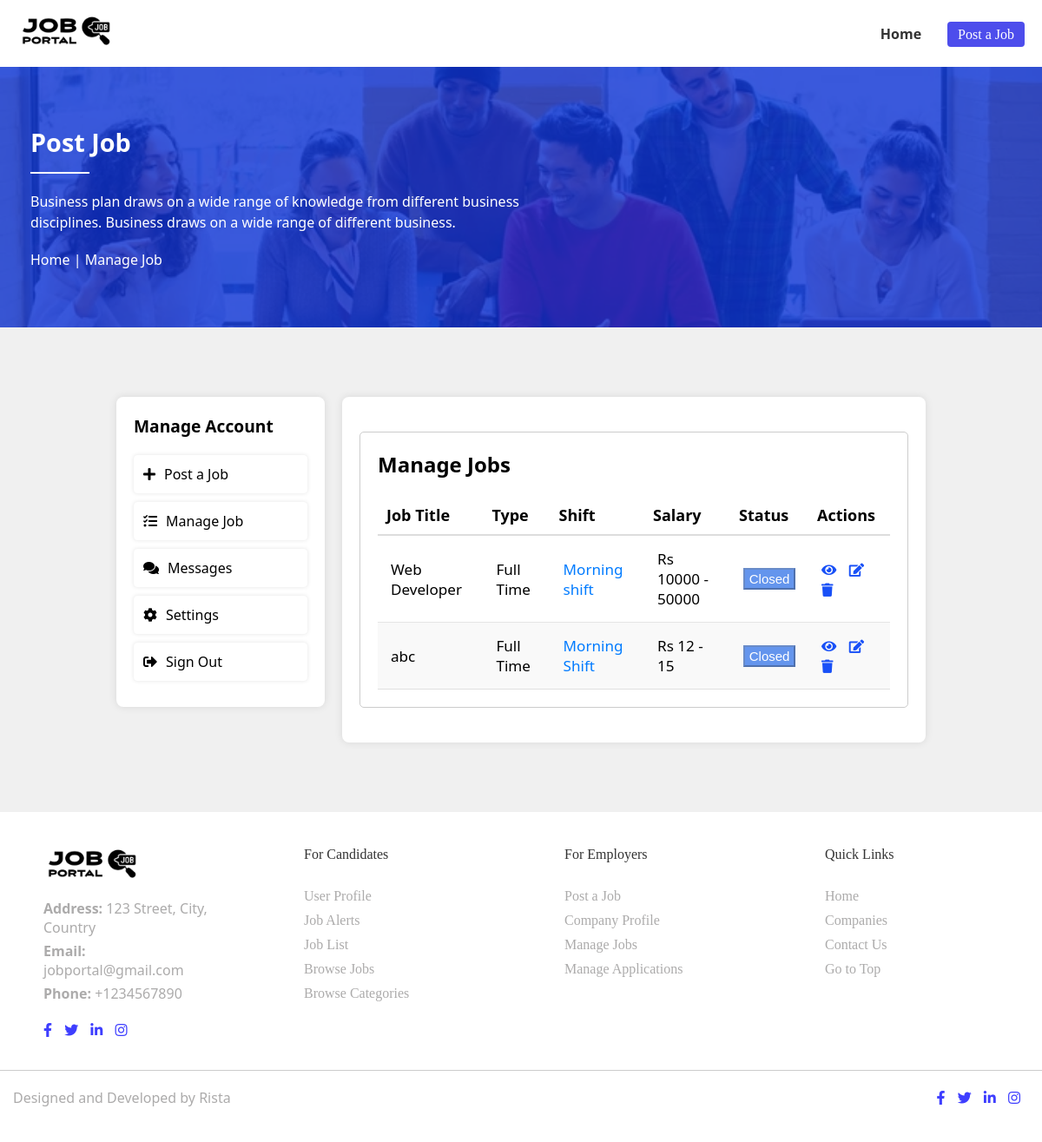
Page /company/managejob.php (signed in) on the committed database.
### tables this page shows
CREATE TABLE `jobs` (
  `id` int(11) NOT NULL,
  `title` varchar(20) NOT NULL,
  `city` varchar(256) NOT NULL,
  `company_name` varchar(20) NOT NULL,
  `type` varchar(20) NOT NULL,
  `category` varchar(20) NOT NULL,
  `gender` varchar(20) NOT NULL,
  `job_vacancy` int(11) NOT NULL,
  `salary_from` int(11) NOT NULL,
  `salary_to` int(11) NOT NULL,
  `shift` varchar(20) NOT NULL,
  `posted_date` date NOT NULL,
  `expiry_date` date NOT NULL,
  `career_level` varchar(20) NOT NULL,
  `salary_period` varchar(20) NOT NULL,
  `degree_level` varchar(20) NOT NULL,
  `functional_area` varchar(20) NOT NULL,
  `skills` longtext NOT NULL,
  `job_desc` longtext NOT NULL,
  `Rname` varchar(20) NOT NULL,
  `Remail` varchar(20) NOT NULL,
  `min_experience` int(11) NOT NULL,
  `max_experience` int(11) NOT NULL
);

### company/managejob.php (the view, shortened to what this page needs)
<?php
require('../Config/dbconnect.php');
$jobsQuery = "SELECT id, title, type, shift, salary_from, salary_to, expiry_date FROM jobs WHERE company_name = ?";
$stmt = $conn->prepare($jobsQuery);
$stmt->bind_param("s", $_SESSION['company_name']);
$stmt->execute();
$jobsResult = $stmt->get_result();
$jobs = $jobsResult->fetch_all(MYSQLI_ASSOC);
?>
<!DOCTYPE html>
<html lang="en">
<head>
    <link rel="stylesheet" href="../css/Navigation.css">
    <link rel="stylesheet" href="../css/postjob.css">
    <link rel="stylesheet" href="../css/footer.css">
    <link rel="stylesheet" href="https://cdnjs.cloudflare.com/ajax/libs/font-awesome/5.15.4/css/all.min.css">
</head>
<body>
    <nav class="navbar">
        <div class="navbar-container">
            <div class="logo">
                <a href="#"><img src="../logo/logo3.png" alt="Logo"></a>
            </div>
            <ul class="nav-links">
                <li><a href="dashboard.php">Home</a></li>
                <li><a href="postjob.php" class="search-button"
                        style="font-size: 1em; color: white; font-family: Georgia; font-weight: normal; padding: 6px 12px;">Post
                        a
                        Job</a>
                </li>
            </ul>
        </div>
    </nav>
    <section class="banner-section">
        <div class="banner-overlay">
            <div class="banner-container">
                <div class="banner-content">
                    <h2 class="banner-heading">Post Job</h2>
                    <p class="banner-paragraph">Business plan draws on a wide range of knowledge from different business
                        <br>
                        disciplines. Business draws on a wide range of different business.
                    </p>
                    <div class="breadcrumb">
                        <a href="dashboard.php">Home</a> | <a href="managejob.php">Manage Job</a>
                    </div>
                </div>
            </div>
        </div>
    </section>
    <section class="dashboard-section">
        <div class="dashboard-container">
            <div class="dashboard-nav">
                <h3>Manage Account</h3>
                <div class="nav-item" onclick="location.href='postjob.php'"><i class="fas fa-plus"></i> Post a Job</div>
                <div class="nav-item" onclick="showForm('manage-job')"><i class="fas fa-tasks"></i> Manage Job
                </div>
                <div class="nav-item" onclick="location.href='message.php'"><i class=" fas fa-comments"></i>
                    Messages
                </div>
                <div class="nav-item" onclick="location.href='setting.php'"><i class=" fas fa-cog"></i> Settings</div>
                <div class="nav-item" onclick="location.href='../Logins/logout.php'"><i class="fas fa-sign-out-alt"></i>
                    Sign Out</div>
            </div>
            <div class="dashboard-content">
                <div id="manage-job" class="content-section">
                    <h2>Manage Jobs</h2>
                    <table>
                        <thead>
                            <tr>
                                <th>Job Title</th>
                                <th>Type</th>
                                <th>Shift</th>
                                <th>Salary</th>
                                <th>Status</th>
                                <th>Actions</th>
                            </tr>
                        </thead>
                        <tbody>
                            <?php if (empty($jobs)) : ?>
                            <tr>
                                <td colspan="5">No jobs found.</td>
                            </tr>
                            <?php else: ?>
                            <?php foreach ($jobs as $job) : ?>
                            <tr>
                                <td><?php echo htmlspecialchars($job['title']); ?></td>
                                <td><?php echo htmlspecialchars($job['type']); ?></td>
                                <td><span class="shift"><?php echo htmlspecialchars($job['shift']); ?></span></td>
                                <td>Rs
                                    <?php echo htmlspecialchars($job['salary_from']) . ' - ' . htmlspecialchars($job['salary_to']); ?>
                                </td>
                                <td>
                                    <?php
                                    $currentDate = date('Y-m-d');
                                    $isClosed = strtotime($job['expiry_date']) < strtotime($currentDate);
                                    ?>
                                    <button
                                        style="background-color:cornflowerblue; color: white; font-size: 15px; padding: 2px; width: 60px;"
                                        class="status-button <?php echo $isClosed ? 'closed' : 'open'; ?>" disabled>
                                        <?php echo $isClosed ? 'Closed' : 'Open'; ?>
                                    </button>
                                </td>
                                <td>
                                    <a href="viewjob.php?id=<?php echo $job['id']; ?>" class="action-icon"><i
                                            class="fas fa-eye"></i></a>
                                    <a href="editjob.php?id=<?php echo $job['id']; ?>" class="action-icon"><i
                                            class="fas fa-edit"></i></a>
                                    <a href="deletejob.php?id=<?php echo $job['id']; ?>" class="action-icon"><i
                                            class="fas fa-trash"></i></a>
                                </td>
                            </tr>
                            <?php endforeach; ?>
                            <?php endif; ?>
                        </tbody>
                    </table>
                </div>
            </div>
        </div>
    </section>
    <?php include '../Assets/footer.php';?>
</body>
</html>

### css/Navigation.css (style rules this page uses)
* { margin: 0; padding: 0; box-sizing: border-box; }
body { font-family: 'Segoe UI', Tahoma, Geneva, Verdana, sans-serif; }
.navbar { background-color: white; padding: 1em 0; box-shadow: 0 2px 4px rgba(0, 0, 0, 0.1); }
.navbar-container { display: flex; justify-content: space-between; align-items: center; max-width: 1200px; margin: 0 auto; padding: 0 20px; }
.logo img { height: 40px; }
.nav-links { list-style: none; display: flex; }
.nav-links li { margin-left: 20px; }
.nav-links a { color: #333; text-decoration: none; font-weight: bold; padding: 5px 10px; border-radius: 4px; transition: color 0.3s; }

### css/postjob.css (style rules this page uses)
.search-button { padding: 6px 12px; font-size: 1.25em; background-color: rgb(77, 77, 236); color: white; border: none; border-radius: 5px; cursor: pointer; align-self: flex-end; font-family: Georgia; }
.banner-section { position: relative; background-image: url('http://localhost/JobPortal/Banners/banner3.png'); background-size: cover; background-position: center; height: 300px; display: flex; align-items: center; }
.banner-container { max-width: 1200px; margin: 0 auto; padding: 0 15px; width: 100%; }
.banner-overlay { background-color: rgba(11, 49, 213, 0.8); position: absolute; top: 0; left: 0; width: 100%; height: 100%; display: flex; align-items: center; color: white; padding: 20px; text-align: left; }
.banner-content { width: 100%; }
.banner-heading { font-size: 1.8em; margin-bottom: 20px; }
.banner-heading:after { content: ''; display: block; width: 6%; height: 2.2px; background-color: white; margin-top: 15px; }
.banner-paragraph { font-size: 1em; line-height: 1.5; max-width: 800px; margin: 0; }
.breadcrumb { margin-top: 20px; }
.breadcrumb a { color: white; text-decoration: none; font-size: 1em; }
.dashboard-section { background-color: #f0f0f0; padding: 40px 0; }
.dashboard-container { display: flex; justify-content: center; margin: 0 auto; width: 80%; }
.dashboard-nav { width: 25%; height: fit-content; background-color: #fff; padding: 20px; border-radius: 8px; box-shadow: 0 0 10px rgba(0, 0, 0, 0.1); }
.dashboard-nav h3 { font-size: 1.2em; margin-bottom: 20px; }
.nav-item { font-size: 1em; margin-bottom: 10px; padding: 10px; background-color: #007bff; color: white; border-radius: 4px; cursor: pointer; display: flex; align-items: center; gap: 10px; transition: background-color 0.3s ease; }
.dashboard-section { background-color: #f0f0f0; padding: 80px 0; }
.dashboard-nav { width: 25%; background-color: #fff; padding: 20px; border-radius: 8px; box-shadow: 0 0 10px rgba(0, 0, 0, 0.1); }
.nav-item { font-size: 1em; margin-bottom: 10px; padding: 10px; background-color: white; color: black; border: 1px solid white; border-radius: 4px; cursor: pointer; display: flex; align-items: center; gap: 10px; box-shadow: 0 0 5px rgba(0, 0, 0, 0.1); transition: background-color 0.3s ease; }
.dashboard-content { width: 70%; margin-left: 20px; background-color: #fff; padding: 20px; border-radius: 8px; box-shadow: 0 0 10px rgba(0, 0, 0, 0.1); }
.content-section { display: none; }

### company/managejob.php (style rules this page uses)
table { width: 100%; border-collapse: collapse; font-size: 18px; text-align: left; }
table thead th { font-weight: bold; padding: 10px; border-bottom: 2px solid #ddd; }
table tbody tr { border-bottom: 1px solid rgba(0, 0, 0, 0.1); }
table tbody tr:nth-of-type(even) { background-color: #f9f9f9; }
table tbody td { padding: 15px; border-right: none; font-size: 0.95em; }
.shift { color: #007bff; }
.action-icon { color: #1850f7; text-decoration: none; margin-right: 10px; font-size: 0.90em; }
#manage-job { margin: 20px 0; border: 1px solid #ccc; border-radius: 5px; background-color: #fff; padding: 20px; }
#manage-job h2 { margin-bottom: 20px; }

### rows in the picture
jobs: title "Web Developer", type "Full Time", shift "Morning shift", salary_from "10000", salary_to "50000", expiry_date "Closed"
jobs: title "abc", type "Full Time", shift "Morning Shift", salary_from "12", salary_to "15", expiry_date "Closed"
